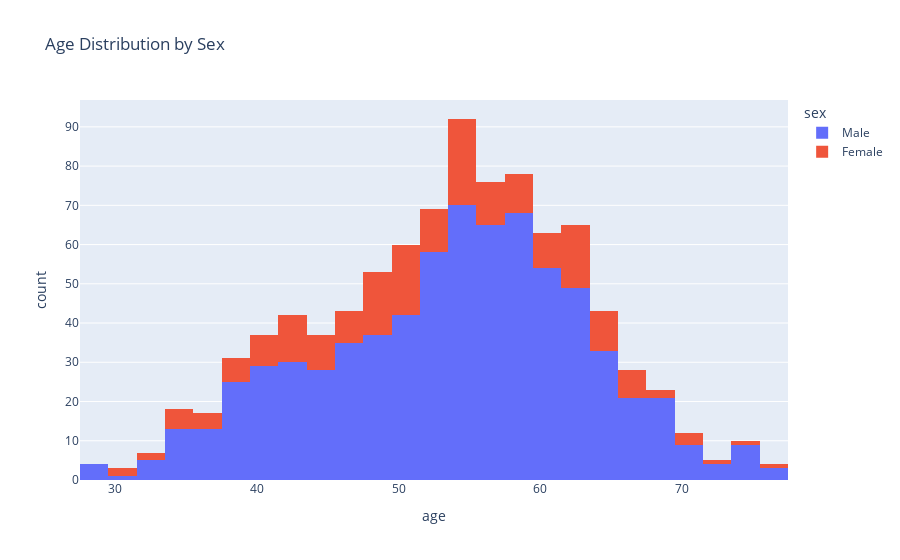

This figure's notebook cell:
### Markdown cell above
Let's explore the gender based distribution for age column.

### Code cell
# Plot the histogram of age column using plotly and coloring this by sex.
fig = px.histogram(data_frame=df, x="age", color="sex", title="Age Distribution by Sex")
fig.show()

### Figure 1 — Plotly figure (JSON) as saved in the notebook; plotly's stock layout.template omitted (floating-point values rounded to 4 significant figures; data arrays with more than 128 entries replaced by an {"elided": "..."} marker saying what was removed)
{"data": [{"alignmentgroup": "True", "bingroup": "x", "hovertemplate": "sex=Male<br>age=%{x}<br>count=%{y}<extra></extra>", "legendgroup": "Male", "marker": {"color": "#636efa", "pattern": {"shape": ""}}, "name": "Male", "offsetgroup": "Male", "orientation": "v", "showlegend": true, "type": "histogram", "x": {"elided": "726 int values"}, "xaxis": "x", "yaxis": "y"}, {"alignmentgroup": "True", "bingroup": "x", "hovertemplate": "sex=Female<br>age=%{x}<br>count=%{y}<extra></extra>", "legendgroup": "Female", "marker": {"color": "#EF553B", "pattern": {"shape": ""}}, "name": "Female", "offsetgroup": "Female", "orientation": "v", "showlegend": true, "type": "histogram", "x": {"elided": "194 int values"}, "xaxis": "x", "yaxis": "y"}], "layout": {"barmode": "relative", "legend": {"title": {"text": "sex"}, "tracegroupgap": 0}, "title": {"text": "Age Distribution by Sex"}, "xaxis": {"anchor": "y", "domain": [0, 1], "title": {"text": "age"}}, "yaxis": {"anchor": "x", "domain": [0, 1], "title": {"text": "count"}}}}
